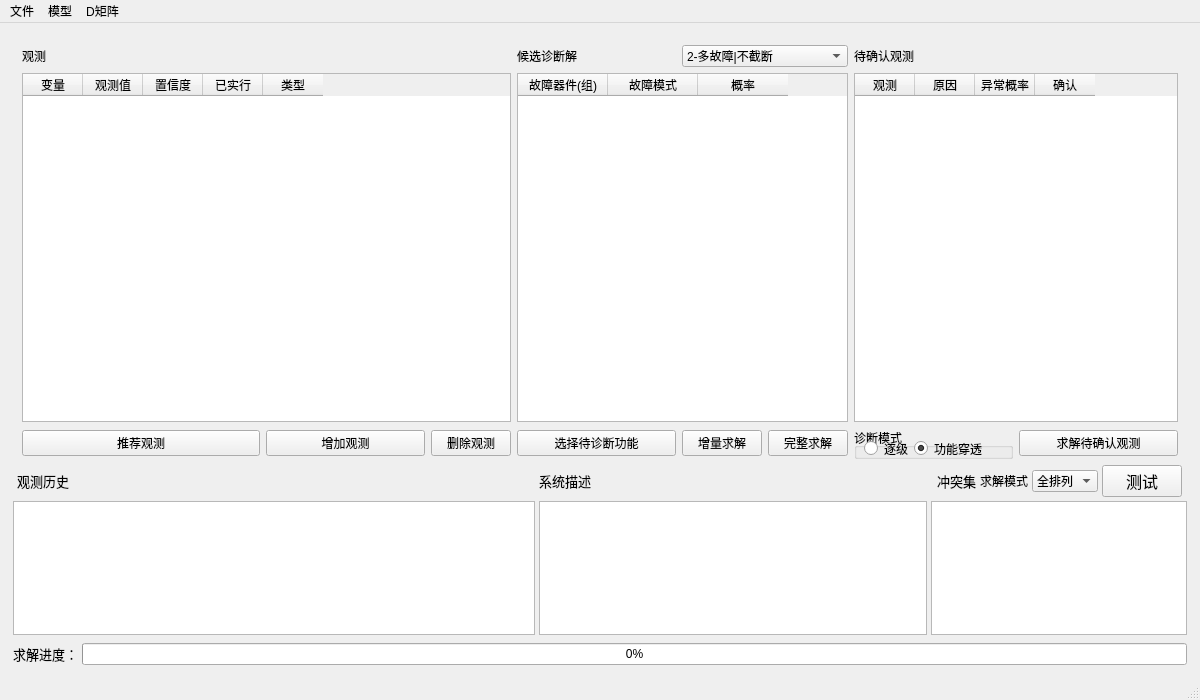
<?xml version="1.0" encoding="UTF-8"?>
<ui version="4.0">
 <class>MainWindow</class>
 <widget class="QMainWindow" name="MainWindow">
  <property name="geometry">
   <rect>
    <x>0</x>
    <y>0</y>
    <width>1200</width>
    <height>700</height>
   </rect>
  </property>
  <property name="windowTitle">
   <string>MainWindow</string>
  </property>
  <widget class="QWidget" name="centralWidget">
   <layout class="QVBoxLayout" name="verticalLayout" stretch="5,2,0">
    <item>
     <widget class="QWidget" name="widget_3" native="true">
      <property name="minimumSize">
       <size>
        <width>0</width>
        <height>350</height>
       </size>
      </property>
      <layout class="QGridLayout" name="gridLayout_2" columnstretch="3,2,1,0,2,1,1,2,2">
       <property name="bottomMargin">
        <number>0</number>
       </property>
       <item row="3" column="7">
        <widget class="QGroupBox" name="groupBox_SolveMethod">
         <property name="minimumSize">
          <size>
           <width>0</width>
           <height>29</height>
          </size>
         </property>
         <property name="title">
          <string>诊断模式</string>
         </property>
         <widget class="QRadioButton" name="radioButton_Hierarchical">
          <property name="geometry">
           <rect>
            <x>10</x>
            <y>10</y>
            <width>51</width>
            <height>21</height>
           </rect>
          </property>
          <property name="text">
           <string>逐级</string>
          </property>
         </widget>
         <widget class="QRadioButton" name="radioButton_Penetrative">
          <property name="geometry">
           <rect>
            <x>60</x>
            <y>10</y>
            <width>71</width>
            <height>21</height>
           </rect>
          </property>
          <property name="text">
           <string>功能穿透</string>
          </property>
          <property name="checked">
           <bool>true</bool>
          </property>
         </widget>
        </widget>
       </item>
       <item row="3" column="8">
        <widget class="QPushButton" name="Btn_SolveObs">
         <property name="text">
          <string>求解待确认观测</string>
         </property>
        </widget>
       </item>
       <item row="0" column="0">
        <widget class="QLabel" name="label_3">
         <property name="text">
          <string>观测</string>
         </property>
        </widget>
       </item>
       <item row="3" column="0">
        <widget class="QPushButton" name="Btn_RecommendObs">
         <property name="text">
          <string>推荐观测</string>
         </property>
        </widget>
       </item>
       <item row="3" column="6">
        <widget class="QPushButton" name="Btn_SolveAns">
         <property name="text">
          <string>完整求解</string>
         </property>
        </widget>
       </item>
       <item row="1" column="4" colspan="3">
        <widget class="QTableWidget" name="table_result">
         <attribute name="horizontalHeaderDefaultSectionSize">
          <number>90</number>
         </attribute>
         <column>
          <property name="text">
           <string>故障器件(组)</string>
          </property>
         </column>
         <column>
          <property name="text">
           <string>故障模式</string>
          </property>
         </column>
         <column>
          <property name="text">
           <string>概率</string>
          </property>
         </column>
        </widget>
       </item>
       <item row="3" column="5">
        <widget class="QPushButton" name="Btn_IncrementalSolve">
         <property name="text">
          <string>增量求解</string>
         </property>
        </widget>
       </item>
       <item row="3" column="4">
        <widget class="QPushButton" name="Btn_selectFunction">
         <property name="text">
          <string>选择待诊断功能</string>
         </property>
        </widget>
       </item>
       <item row="1" column="7" colspan="2">
        <widget class="QTableWidget" name="table_outlierObs">
         <property name="maximumSize">
          <size>
           <width>16777215</width>
           <height>16777215</height>
          </size>
         </property>
         <attribute name="horizontalHeaderDefaultSectionSize">
          <number>60</number>
         </attribute>
         <attribute name="verticalHeaderDefaultSectionSize">
          <number>30</number>
         </attribute>
         <column>
          <property name="text">
           <string>观测</string>
          </property>
         </column>
         <column>
          <property name="text">
           <string>原因</string>
          </property>
         </column>
         <column>
          <property name="text">
           <string>异常概率</string>
          </property>
         </column>
         <column>
          <property name="text">
           <string>确认</string>
          </property>
         </column>
        </widget>
       </item>
       <item row="0" column="7">
        <widget class="QLabel" name="label_8">
         <property name="text">
          <string>待确认观测</string>
         </property>
        </widget>
       </item>
       <item row="0" column="4">
        <widget class="QLabel" name="label_7">
         <property name="text">
          <string>候选诊断解</string>
         </property>
        </widget>
       </item>
       <item row="3" column="2">
        <widget class="QPushButton" name="Btn_DelObs">
         <property name="text">
          <string>删除观测</string>
         </property>
        </widget>
       </item>
       <item row="3" column="1">
        <widget class="QPushButton" name="Btn_AddObs">
         <property name="text">
          <string>增加观测</string>
         </property>
        </widget>
       </item>
       <item row="0" column="5" colspan="2">
        <widget class="QComboBox" name="comboBoxSolveMode">
         <property name="currentIndex">
          <number>2</number>
         </property>
         <item>
          <property name="text">
           <string>0-单故障</string>
          </property>
         </item>
         <item>
          <property name="text">
           <string>1-多故障|截断</string>
          </property>
         </item>
         <item>
          <property name="text">
           <string>2-多故障|不截断</string>
          </property>
         </item>
        </widget>
       </item>
       <item row="1" column="0" colspan="3">
        <widget class="QTableWidget" name="table_test">
         <property name="minimumSize">
          <size>
           <width>402</width>
           <height>0</height>
          </size>
         </property>
         <property name="selectionMode">
          <enum>QAbstractItemView::ExtendedSelection</enum>
         </property>
         <property name="selectionBehavior">
          <enum>QAbstractItemView::SelectRows</enum>
         </property>
         <attribute name="horizontalHeaderDefaultSectionSize">
          <number>60</number>
         </attribute>
         <column>
          <property name="text">
           <string>变量</string>
          </property>
         </column>
         <column>
          <property name="text">
           <string>观测值</string>
          </property>
         </column>
         <column>
          <property name="text">
           <string>置信度</string>
          </property>
         </column>
         <column>
          <property name="text">
           <string>已实行</string>
          </property>
         </column>
         <column>
          <property name="text">
           <string>类型</string>
          </property>
         </column>
        </widget>
       </item>
      </layout>
     </widget>
    </item>
    <item>
     <widget class="QWidget" name="widget" native="true">
      <layout class="QGridLayout" name="gridLayout" rowstretch="0,0" columnstretch="0,10,0,0,10,0,0,0,0,0,0,0,0">
       <property name="leftMargin">
        <number>2</number>
       </property>
       <property name="topMargin">
        <number>0</number>
       </property>
       <property name="rightMargin">
        <number>2</number>
       </property>
       <property name="bottomMargin">
        <number>0</number>
       </property>
       <property name="spacing">
        <number>4</number>
       </property>
       <item row="0" column="1">
        <widget class="QLabel" name="label_4">
         <property name="font">
          <font>
           <family>微软雅黑</family>
           <pointsize>10</pointsize>
          </font>
         </property>
         <property name="text">
          <string>观测历史</string>
         </property>
        </widget>
       </item>
       <item row="0" column="4">
        <widget class="QLabel" name="label_5">
         <property name="font">
          <font>
           <family>微软雅黑</family>
           <pointsize>10</pointsize>
          </font>
         </property>
         <property name="text">
          <string>系统描述</string>
         </property>
        </widget>
       </item>
       <item row="1" column="0" colspan="3">
        <widget class="QTextEdit" name="textEditTestDiscription">
         <property name="sizePolicy">
          <sizepolicy hsizetype="Expanding" vsizetype="Expanding">
           <horstretch>0</horstretch>
           <verstretch>0</verstretch>
          </sizepolicy>
         </property>
         <property name="minimumSize">
          <size>
           <width>400</width>
           <height>0</height>
          </size>
         </property>
         <property name="font">
          <font>
           <family>Courier New</family>
           <pointsize>10</pointsize>
          </font>
         </property>
         <property name="lineWrapMode">
          <enum>QTextEdit::NoWrap</enum>
         </property>
         <property name="acceptRichText">
          <bool>false</bool>
         </property>
        </widget>
       </item>
       <item row="1" column="4">
        <widget class="QTextEdit" name="textEditSystemDiscription">
         <property name="sizePolicy">
          <sizepolicy hsizetype="Expanding" vsizetype="Expanding">
           <horstretch>0</horstretch>
           <verstretch>0</verstretch>
          </sizepolicy>
         </property>
         <property name="font">
          <font>
           <family>Courier New</family>
           <pointsize>10</pointsize>
          </font>
         </property>
         <property name="lineWrapMode">
          <enum>QTextEdit::NoWrap</enum>
         </property>
         <property name="acceptRichText">
          <bool>false</bool>
         </property>
        </widget>
       </item>
       <item row="0" column="8">
        <widget class="QLabel" name="label_6">
         <property name="font">
          <font>
           <family>微软雅黑</family>
           <pointsize>10</pointsize>
          </font>
         </property>
         <property name="text">
          <string>冲突集</string>
         </property>
        </widget>
       </item>
       <item row="0" column="10">
        <widget class="QComboBox" name="comboBox_Solve_Type">
         <item>
          <property name="text">
           <string>全排列</string>
          </property>
         </item>
         <item>
          <property name="text">
           <string>邻接表</string>
          </property>
         </item>
        </widget>
       </item>
       <item row="1" column="7" colspan="6">
        <widget class="QTextEdit" name="textEditConflictSets">
         <property name="sizePolicy">
          <sizepolicy hsizetype="Expanding" vsizetype="Expanding">
           <horstretch>0</horstretch>
           <verstretch>0</verstretch>
          </sizepolicy>
         </property>
         <property name="font">
          <font>
           <family>Courier New</family>
           <pointsize>10</pointsize>
          </font>
         </property>
         <property name="lineWrapMode">
          <enum>QTextEdit::NoWrap</enum>
         </property>
         <property name="acceptRichText">
          <bool>false</bool>
         </property>
        </widget>
       </item>
       <item row="0" column="2">
        <spacer name="horizontalSpacer_2">
         <property name="orientation">
          <enum>Qt::Horizontal</enum>
         </property>
         <property name="sizeHint" stdset="0">
          <size>
           <width>125</width>
           <height>20</height>
          </size>
         </property>
        </spacer>
       </item>
       <item row="0" column="11">
        <widget class="QPushButton" name="pushButtonSolve">
         <property name="font">
          <font>
           <pointsize>12</pointsize>
          </font>
         </property>
         <property name="styleSheet">
          <string notr="true"/>
         </property>
         <property name="text">
          <string>测试</string>
         </property>
        </widget>
       </item>
       <item row="0" column="9">
        <widget class="QLabel" name="label_2">
         <property name="text">
          <string>求解模式</string>
         </property>
        </widget>
       </item>
      </layout>
     </widget>
    </item>
    <item>
     <widget class="QWidget" name="widget_2" native="true">
      <layout class="QHBoxLayout" name="horizontalLayout">
       <property name="spacing">
        <number>4</number>
       </property>
       <property name="leftMargin">
        <number>2</number>
       </property>
       <property name="topMargin">
        <number>2</number>
       </property>
       <property name="rightMargin">
        <number>2</number>
       </property>
       <property name="bottomMargin">
        <number>2</number>
       </property>
       <item>
        <widget class="QLabel" name="label">
         <property name="font">
          <font>
           <family>微软雅黑</family>
           <pointsize>10</pointsize>
          </font>
         </property>
         <property name="text">
          <string>求解进度：</string>
         </property>
        </widget>
       </item>
       <item>
        <widget class="QProgressBar" name="progressBar">
         <property name="value">
          <number>0</number>
         </property>
        </widget>
       </item>
      </layout>
     </widget>
    </item>
   </layout>
  </widget>
  <widget class="QMenuBar" name="menuBar">
   <property name="geometry">
    <rect>
     <x>0</x>
     <y>0</y>
     <width>1200</width>
     <height>26</height>
    </rect>
   </property>
   <widget class="QMenu" name="menu">
    <property name="title">
     <string>文件</string>
    </property>
    <addaction name="actionOpenModel"/>
    <addaction name="actionSaveModel"/>
    <addaction name="actionSaveAs"/>
    <addaction name="separator"/>
    <addaction name="actionCreatNewComponent"/>
   </widget>
   <widget class="QMenu" name="menu_2">
    <property name="title">
     <string>模型</string>
    </property>
    <addaction name="actionParseModel"/>
    <addaction name="actionCheckModel"/>
   </widget>
   <widget class="QMenu" name="menuD">
    <property name="title">
     <string>D矩阵</string>
    </property>
    <addaction name="actionGenerateDMatrix"/>
    <addaction name="actionOpenDMatrix"/>
   </widget>
   <addaction name="menu"/>
   <addaction name="menu_2"/>
   <addaction name="menuD"/>
  </widget>
  <widget class="QStatusBar" name="statusBar"/>
  <action name="actionOpenModel">
   <property name="text">
    <string>打开系统模型</string>
   </property>
   <property name="toolTip">
    <string>打开系统模型</string>
   </property>
  </action>
  <action name="actionSaveModel">
   <property name="text">
    <string>保存当前系统</string>
   </property>
  </action>
  <action name="actionCreatNewComponent">
   <property name="text">
    <string>新建系统元件</string>
   </property>
  </action>
  <action name="actionSaveAs">
   <property name="text">
    <string>另存为</string>
   </property>
  </action>
  <action name="actionGenerateDMatrix">
   <property name="text">
    <string>生成D矩阵</string>
   </property>
  </action>
  <action name="actionOpenDMatrix">
   <property name="text">
    <string>打开D矩阵文件</string>
   </property>
  </action>
  <action name="actionParseModel">
   <property name="text">
    <string>解析模型</string>
   </property>
  </action>
  <action name="actionCheckModel">
   <property name="text">
    <string>模型检查</string>
   </property>
  </action>
 </widget>
 <layoutdefault spacing="6" margin="11"/>
 <resources/>
 <connections/>
</ui>
